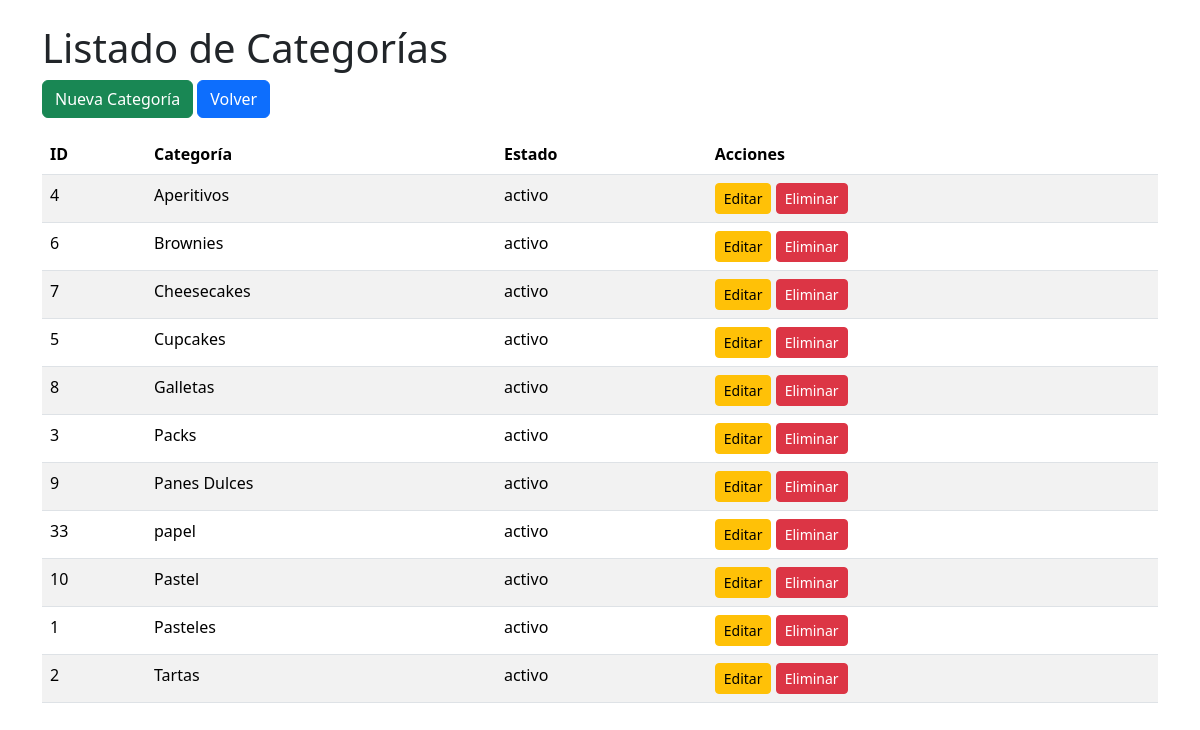
The app's page /Pasteleria/admin/categoria/listado_categorias.php with its own data.
### tables this page shows
CREATE TABLE `categorias` (
  `id` int(11) NOT NULL,
  `categoria` varchar(50) NOT NULL,
  `estado` enum('activo','inactivo') DEFAULT 'activo'
);

### Pasteleria/admin/categoria/listado_categorias.php (the view, shortened to what this page needs)
<?php
$db = conectarDB();
?>
<!DOCTYPE html>
<html lang="es">
<head>
    <link href="https://cdn.jsdelivr.net/npm/bootstrap@5.3.2/dist/css/bootstrap.min.css" rel="stylesheet">
</head>
<body>
    <main class="container mt-4">
        <h1>Listado de Categorías</h1>
        <a href="crear_categoria.php" class="btn btn-success mb-3">Nueva Categoría</a>
        <a href="../index.php" class="btn btn-primary mb-3">Volver</a>
        <table class="table table-striped">
            <thead>
                <tr>
                    <th>ID</th>
                    <th>Categoría</th>
                    <th>Estado</th>
                    <th>Acciones</th>
                </tr>
            </thead>
            <tbody>
                <?php
                $query = "SELECT * FROM categorias ORDER BY categoria";
                $resultado = mysqli_query($db, $query);
                while($categoria = mysqli_fetch_assoc($resultado)):
                ?>
                <tr>
                    <td><?php echo $categoria['id']; ?></td>
                    <td><?php echo $categoria['categoria']; ?></td>
                    <td><?php echo $categoria['estado']; ?></td>
                    <td>
                        <a href="editar_categoria.php?id=<?php echo $categoria['id']; ?>"
                           class="btn btn-warning btn-sm">Editar</a>
                        <a href="eliminar_categoria.php?id=<?php echo $categoria['id']; ?>"
                           class="btn btn-danger btn-sm"
                           onclick="return confirm('¿Está seguro de eliminar esta categoría?')">Eliminar</a>
                    </td>
                </tr>
                <?php endwhile; ?>
            </tbody>
        </table>
    </main>
</body>
</html>

### records on screen
categorias: id "4", categoria "Aperitivos", estado "activo"
categorias: id "6", categoria "Brownies", estado "activo"
categorias: id "7", categoria "Cheesecakes", estado "activo"
categorias: id "5", categoria "Cupcakes", estado "activo"
categorias: id "8", categoria "Galletas", estado "activo"
categorias: id "3", categoria "Packs", estado "activo"
categorias: id "9", categoria "Panes Dulces", estado "activo"
categorias: id "33", categoria "papel", estado "activo"
categorias: id "10", categoria "Pastel", estado "activo"
categorias: id "1", categoria "Pasteles", estado "activo"
categorias: id "2", categoria "Tartas", estado "activo"
